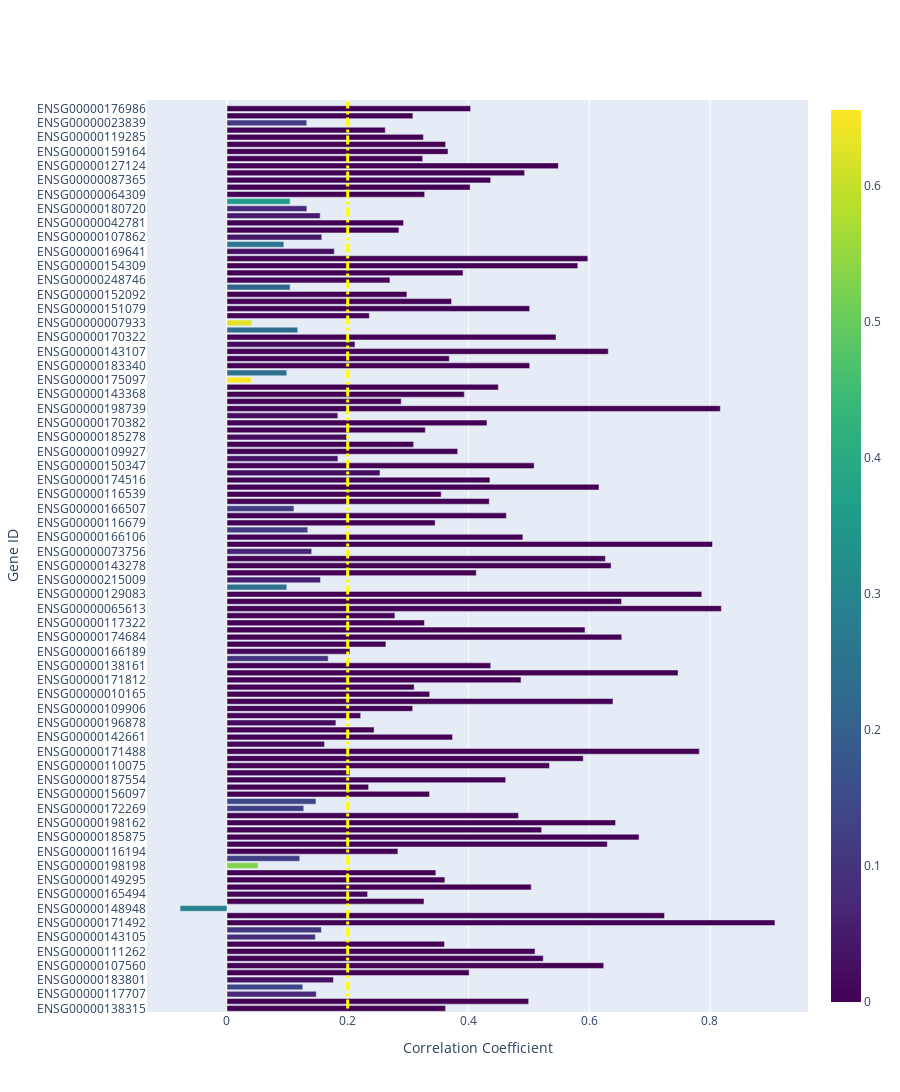

Write notebook code for a chart like this one.
### Code cell
gene_names = list(gene_data_dict.keys())
# Create the bar chart
fig = go.Figure(go.Bar(
    x=list(correlation_list4.values()),
    y=gene_names,
    orientation='h',  # Horizontal bar chart
    marker=dict(color=list(p_value_list4.values()), coloraxis="coloraxis")  # Color based on the correlation factor
))
fig.add_shape(
    type="line",
    x0=0.2, y0=0, x1=0.2, y1=len(gene_names),
    line=dict(color="yellow", width=3, dash="dashdot"),
)


# Update layout for better visualization
fig.update_layout(
    xaxis_title="Correlation Coefficient",
    yaxis_title="Gene ID",
    coloraxis=dict(colorscale='Viridis'),  # Red for higher, blue for lower values
    height=1200  # Adjust height based on the number of genes to avoid squeezing
)

fig.show()
# fig.write_image('jsd_ens_diff_cc_bar.pdf')
